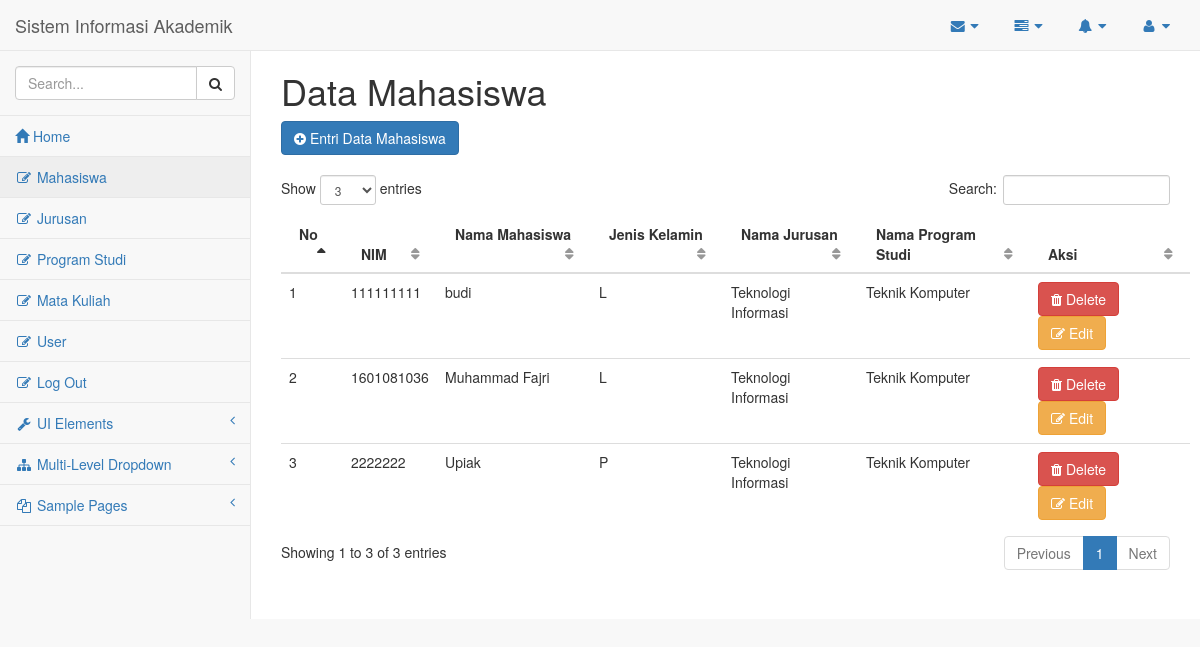
/index.php?page=mahasiswa (signed in), run on the app's committed database.
### tables this page shows
CREATE TABLE IF NOT EXISTS `mahasiswa` (
  `nim` varchar(20) NOT NULL,
  `nam_mhs` varchar(50) NOT NULL,
  `jekel` char(1) NOT NULL,
  `email` varchar(30) NOT NULL,
  `id_jurusan` int(11) NOT NULL,
  `id_prodi` int(11) NOT NULL,
  `no_telp` varchar(20) NOT NULL,
  `alamat` varchar(200) NOT NULL
);

CREATE TABLE IF NOT EXISTS `jurusan` (
`id_jurusan` int(11) NOT NULL,
  `nama_jurusan` varchar(50) NOT NULL,
  `jenjang` varchar(25) NOT NULL
);

CREATE TABLE IF NOT EXISTS `prodi` (
`id_prodi` int(11) NOT NULL,
  `nama_prodi` varchar(50) NOT NULL,
  `jenjang` varchar(25) NOT NULL,
  `id_jurusan` int(11) NOT NULL
);

### mahasiswa.php (the view, shortened to what this page needs)
<?php
$aksi=isset($_GET['aksi']) ? $_GET['aksi'] : 'list';
switch ($aksi) {
?>
<?php
case 'list' :
?>
<h1> Data Mahasiswa </h1>
<a href="?page=mahasiswa&aksi=entri" class="btn btn-primary"><i class="fa fa-plus-circle"></i> Entri Data Mahasiswa</a>
<table class="table table-hover" id="dataTables-example">
<thead>
	<tr>
		<th>No</th>
		<th>NIM</th>
		<th>Nama Mahasiswa</th>
		<th>Jenis Kelamin</th>
		<th>Nama Jurusan</th>
		<th>Nama Program Studi</th>
		<th>Aksi</th>
	</tr>
</thead>
<tbody>
<?php
$q=mysql_query("SELECT * FROM mahasiswa,jurusan,prodi WHERE mahasiswa.id_jurusan=jurusan.id_jurusan AND mahasiswa.id_prodi=prodi.id_prodi");
$no=1;
while ($data=mysql_fetch_array($q)) {
?>
	<tr>
		<td> <?php echo $no; ?> </td>
		<td> <?php echo $data ['nim'] ?> </td>
		<td> <?php echo $data ['nam_mhs'] ?> </td>
		<td> <?php echo $data ['jekel'] ?> </td>
		<td> <?php echo $data ['nama_jurusan'] ?> </td>
		<td> <?php echo $data ['nama_prodi'] ?> </td>
		<td>
		<a href="aksi_mahasiswa.php?proses=hapus&id_hapus=<?php echo $data['nim'] ?>"
		onclick="return confirm('Apakah Anda Yakin Untuk Menghapus Data Ini?')" class="btn btn-danger"><i class="fa fa-trash"></i> Delete</a>
		<a href="?page=mahasiswa&aksi=edit&id_edit=<?php echo $data['nim'] ?>"
		onclick="return confirm('Apakah Anda Yakin Untuk Mengedit Data Ini?')" class="btn btn-warning"><i class="fa fa-edit"></i> Edit</a>
		</td>
	</tr>
<?php
$no++;
}
?>
</tbody>
</table>
<?php
break;
?>
<?php
}
?>

### index.php (shortened to what this page needs)
<!DOCTYPE html>
<html lang="en">
<head>
    <link href="css/bootstrap.min.css" rel="stylesheet">
    <link href="metisMenu/metisMenu.min.css" rel="stylesheet">
    <link href="plugins/datatables-plugins/dataTables.bootstrap.css" rel="stylesheet">
    <link href="plugins/datatables-responsive/dataTables.responsive.css" rel="stylesheet">
    <link href="css/sb-admin-2.css" rel="stylesheet">
    <link href="font-awesome/css/font-awesome.min.css" rel="stylesheet" type="text/css">
</head>
<body>
    <div id="wrapper">
        <nav class="navbar navbar-default navbar-static-top" role="navigation" style="margin-bottom: 0">
            <?php
				include ('header.php');
			?>
            <div class="navbar-default sidebar" role="navigation">
                <?php
					include ('menu.php');
				?>
            </div>
        </nav>
        <div id="page-wrapper">
            <div class="row">
                <div class="col-lg-12">
                    <?php
						include('main.php');
					?>
                </div>
            </div>
        </div>
    </div>
</body>
</html>

### header.php (shortened to what this page needs)
<div class="navbar-header">
                <a class="navbar-brand" href="index.html">Sistem Informasi Akademik</a>
            </div>
            <ul class="nav navbar-top-links navbar-right">
                <li class="dropdown">
                    <a class="dropdown-toggle" data-toggle="dropdown" href="#">
                        <i class="fa fa-envelope fa-fw"></i> <i class="fa fa-caret-down"></i>
                    </a>
                </li>
                <li class="dropdown">
                    <a class="dropdown-toggle" data-toggle="dropdown" href="#">
                        <i class="fa fa-tasks fa-fw"></i> <i class="fa fa-caret-down"></i>
                    </a>
                </li>
                <li class="dropdown">
                    <a class="dropdown-toggle" data-toggle="dropdown" href="#">
                        <i class="fa fa-bell fa-fw"></i> <i class="fa fa-caret-down"></i>
                    </a>
                </li>
                <li class="dropdown">
                    <a class="dropdown-toggle" data-toggle="dropdown" href="#">
                        <i class="fa fa-user fa-fw"></i> <i class="fa fa-caret-down"></i>
                    </a>
                </li>
            </ul>

### menu.php (shortened to what this page needs)
<div class="sidebar-nav navbar-collapse">
                    <ul class="nav" id="side-menu">
                        <li class="sidebar-search">
                            <div class="input-group custom-search-form">
                                <input type="text" class="form-control" placeholder="Search...">
                                <span class="input-group-btn">
                                <button class="btn btn-default" type="button">
                                    <i class="fa fa-search"></i>
                                </button>
                            </span>
                            </div>
                        </li>
                        <li>
                            <a href="index.php"><i class="glyphicon glyphicon-home"></i> Home</a>
                        </li>
                        <li>
                            <a href="?page=mahasiswa"><i class="fa fa-edit fa-fw"></i> Mahasiswa</a>
                        </li>
                        <li>
                            <a href="?page=jurusan"><i class="fa fa-edit fa-fw"></i> Jurusan</a>
                        </li>
						<li>
                            <a href="?page=prodi"><i class="fa fa-edit fa-fw"></i> Program Studi</a>
                        </li>
						<li>
                            <a href="?page=matakuliah"><i class="fa fa-edit fa-fw"></i> Mata Kuliah</a>
                        </li>
						<li>
                            <a href="?page=user"><i class="fa fa-edit fa-fw"></i> User</a>
                        </li>
						<li>
                            <a href="logout.php"><i class="fa fa-edit fa-fw"></i> Log Out</a>
                        </li>
                        <li>
                            <a href="#"><i class="fa fa-wrench fa-fw"></i> UI Elements<span class="fa arrow"></span></a>
                        </li>
                        <li>
                            <a href="#"><i class="fa fa-sitemap fa-fw"></i> Multi-Level Dropdown<span class="fa arrow"></span></a>
                        </li>
                        <li>
                            <a href="#"><i class="fa fa-files-o fa-fw"></i> Sample Pages<span class="fa arrow"></span></a>
                        </li>
                    </ul>
                </div>

### main.php (shortened to what this page needs)
<?php
$page=isset($_GET['page']) ? $_GET['page'] : 'home';
if ($page=='mahasiswa') include ('mahasiswa.php');
?>

### css/sb-admin-2.css (style rules this page uses)
body { background-color: #f8f8f8; }
#wrapper { width: 100%; }
#page-wrapper { padding: 0 15px; min-height: 568px; background-color: white; }
@media (min-width: 768px) { #page-wrapper { position: inherit; margin: 0 0 0 250px; padding: 0 30px; border-left: 1px solid #e7e7e7; } }
.navbar-top-links { margin-right: 0; }
.navbar-top-links li { display: inline-block; }
.navbar-top-links li:last-child { margin-right: 15px; }
.navbar-top-links li a { padding: 15px; min-height: 50px; }
.sidebar .sidebar-nav.navbar-collapse { padding-left: 0; padding-right: 0; }
.sidebar .sidebar-search { padding: 15px; }
.sidebar ul li { border-bottom: 1px solid #e7e7e7; }
.sidebar ul li a.active { background-color: #eeeeee; }
.sidebar .arrow { float: right; }
.sidebar .fa.arrow:before { content: "\f104"; }
@media (min-width: 768px) { .sidebar { z-index: 1; position: absolute; width: 250px; margin-top: 51px; } }
table.dataTable thead .sorting, table.dataTable thead .sorting_asc, table.dataTable thead .sorting_desc, table.dataTable thead .sorting_asc_disabled, table.dataTable thead .sorting_desc_disabled { background: transparent; }
table.dataTable thead .sorting_asc:after { content: "\f0de"; float: right; font-family: fontawesome; }
table.dataTable thead .sorting:after { content: "\f0dc"; float: right; font-family: fontawesome; color: rgba(50, 50, 50, 0.5); }

### data on the page
mahasiswa: nim "111111111", nam_mhs "budi", jekel "L", id_jurusan.nama_jurusan "Teknologi Informasi", id_prodi.nama_prodi "Teknik Komputer"
mahasiswa: nim "1601081036", nam_mhs "Muhammad Fajri", jekel "L", id_jurusan.nama_jurusan "Teknologi Informasi", id_prodi.nama_prodi "Teknik Komputer"
mahasiswa: nim "2222222", nam_mhs "Upiak", jekel "P", id_jurusan.nama_jurusan "Teknologi Informasi", id_prodi.nama_prodi "Teknik Komputer"
